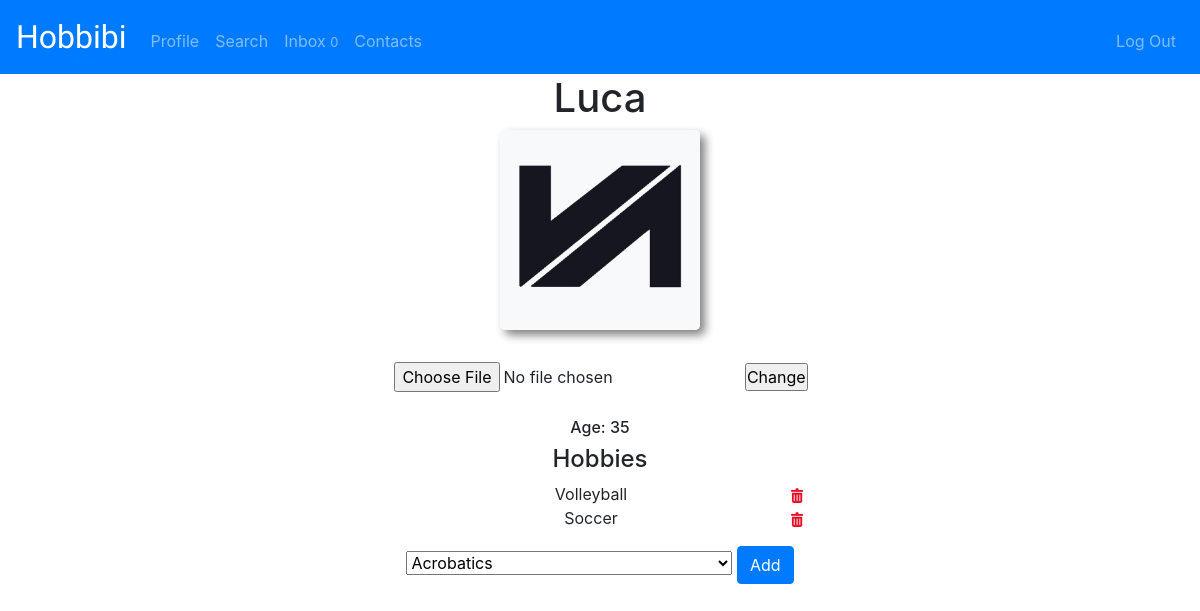
Page /profile/Luca (signed in) on the committed database.
### hobbibi/models.py (models this page shows, shortened)
class User(AbstractUser):
    pass
    country = models.CharField(max_length=64, default='G')
    city = models.CharField(max_length=64, default='Tbilisi')
    age = models.IntegerField(default=30)
    image = models.ImageField(upload_to='images/', blank=True)

class Hobbies(models.Model):
    user = models.ForeignKey(User, on_delete=models.CASCADE)
    hobbi = models.ForeignKey(Hobbi, on_delete=models.CASCADE)

class Hobbi(models.Model):
    name = models.CharField(max_length=64)
    def __str__(self):
        return f"{self.name}"

### hobbibi/views.py (the view)
# urls.py: path('profile/<str:user>', views.profile, name='profile'),
def profile(request, user):
    h = Hobbi.objects.all()
    owner = User.objects.get(username=user)
    hobbies = Hobbies.objects.select_related('user').filter(user=owner.id)
    sender = User.objects.get(id=request.user.id)
    messages = Message.objects.filter(sender__in=(sender,owner), recipient__in=(owner, sender)).order_by("timestamp")
    msg = Message.objects.filter(sender=owner, recipient=sender, read=False)
    for m in msg:
        m.read = True
        m.save()
    u = User.objects.get(id=request.user.id)
    us = Message.objects.filter(recipient=u, read=False).values("sender").distinct()
    new_msg = User.objects.filter(id__in=us)
    count = Message.objects.filter(recipient=sender, read=False).count()
    if request.method == "POST":
        image = request.FILES["image"]
        owner.image = image
        owner.save()
        return redirect('profile', user=user)
    c = Message.objects.filter(sender=u).values("recipient").distinct()
    contacts = User.objects.filter(id__in=c)
    return render(request, "hobbibi/profile.html", {"hobbies": hobbies, 'owner': owner, "h":h,"messages": messages, "count": count, "new_msg": new_msg, "contacts": contacts })

### hobbibi/templates/hobbibi/profile.html (shortened to what this page needs)
{% extends "hobbibi/layout.html" %}
{% load static %}
{% block body %}
<div id="head">
<div class="pro">
    <h1>{{owner.username}}</h1>
    {% if owner.image %}
    <img id="profile" src="{{owner.image.url}}" alt="">
    {% endif %}
    {% if owner.username == request.user.username %}
    <form id="pic" action="{% url 'profile' owner %}" method="POST" enctype="multipart/form-data">
        <input type="file" name="image" style="padding: 2px;">
        <input type="submit" value="Change">
        </form><br>
    {% endif %}
    <h6>Age: {{owner.age}}</h6>
    <h4>Hobbies</h4>
    <ul id="hobbies">
    {% for hobbi in hobbies %}
        <li>{{ hobbi.hobbi}}
            {% if owner.username == request.user.username %}
            <a href="" class='hobbi{{hobbi.id}}' id="h" data-hobbi="{{hobbi.id}}"><img id="icon" src="{% static 'hobbibi/icon-delete-16.png' %}" alt=""></a>
            {% endif %}
        </li>
    {% endfor %}
</ul>
{% if owner.username == request.user.username %}
    <form id="form">
        <select name="hobby" id="hobby" required>
            {% for hobbi in h %}
            <option value="{{hobbi.id}}">{{hobbi.name}}</option>
            {% endfor %}
        </select>
        <input type="submit" class="btn btn-primary" value="Add">
    </form><br>
    {% endif %}
</div>
</div>
{% endblock %}

### hobbibi/static/hobbibi/style.css (style rules this page uses)
* { margin: 0; padding: 0; }
body { text-align: center; }
#head { display: flex; flex-wrap: wrap; text-align: center; justify-content: space-evenly; align-items: center; width: 100%; height: 100%; }
#h, #m { float: right; padding-right: 3px; }
form { margin-top: 15px; text-align: center; }
li { list-style-type: none; }
h1, h2 { text-align: center; }
#icon { height: auto; width: 15px; }
#profile { max-height: 200px; margin-bottom: 15px; box-shadow: 5px 5px 10px gray; border-radius: 5px; }
#hobby { margin-bottom: 2px; }

### rows in the picture
User: username "Luca", image (picture), age "35"
Hobbies: hobbi "Volleyball"
Hobbies: hobbi "Soccer"

### other values in the picture
{{ count }} "0"
form field hobby "Acrobatics"
